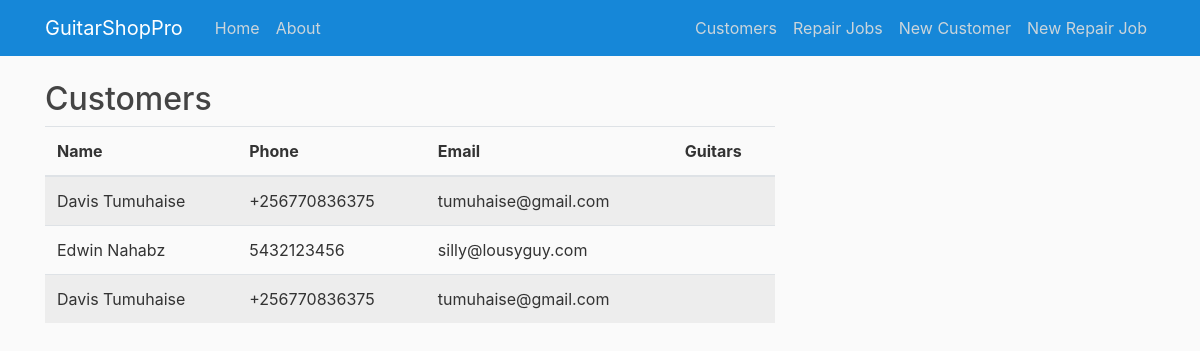
Before: /customers/view with the older database file.
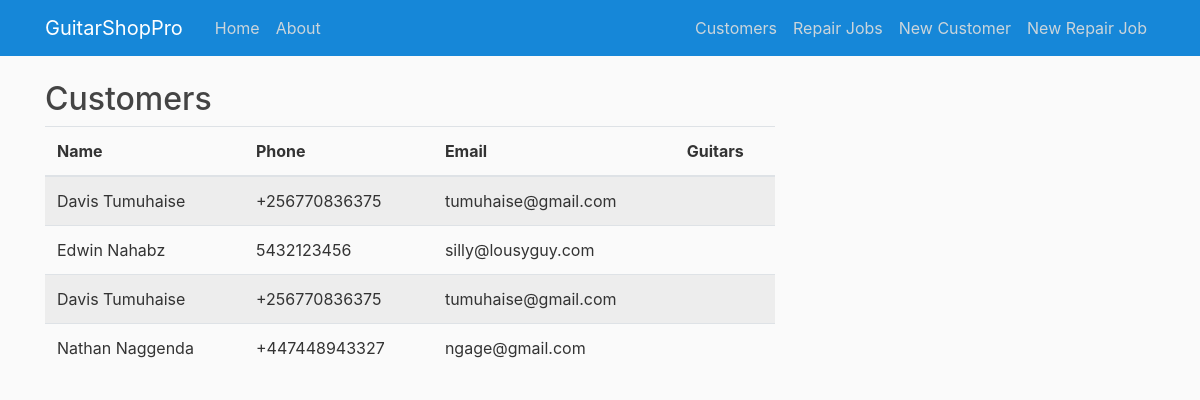
After: the same page with the newer database file.
### app/models.py (models this page shows, shortened)
class Customer(db.Model):
    id = db.Column(db.Integer, primary_key=True)
    firstname = db.Column(db.String(50), nullable=False)
    lastname = db.Column(db.String(50), nullable=False)
    phone = db.Column(db.String(20), nullable=False)
    email = db.Column(db.String(120), nullable=True)
    guitars = db.relationship('Guitar', backref='customer', lazy=True)

### app/routes.py (the view)
@app.route('/customers/view', methods=['GET', 'POST'])
def view_customers():
    customers = Customer.query.all()
    return render_template('view_customers.html', customers=customers)

### app/templates/view_customers.html (shortened to what this page needs)
{% extends 'base.html' %}
{% block content %}
<div class="table-responsive">
    <h2>Customers</h2>
    <table class="table table-striped">
        <thead>
            <tr>
                <th>Name</th>
                <th>Phone</th>
                <th>Email</th>
                <th>Guitars</th>
            </tr>
        </thead>
        <tbody>
            {% for customer in customers %}
            <tr>
                <td>{{ customer.firstname }} {{ customer.lastname }}</td>
                <td>{{ customer.phone }}</td>
                <td>{{ customer.email }}</td>
                <td></td>
            </tr>
            {% endfor %}
        </tbody>
    </table>
</div>
{% endblock content %}

Changed rows visible on the page:
added Customer: firstname "Nathan", lastname "Naggenda", phone "+447448943327", email "ngage@gmail.com"
